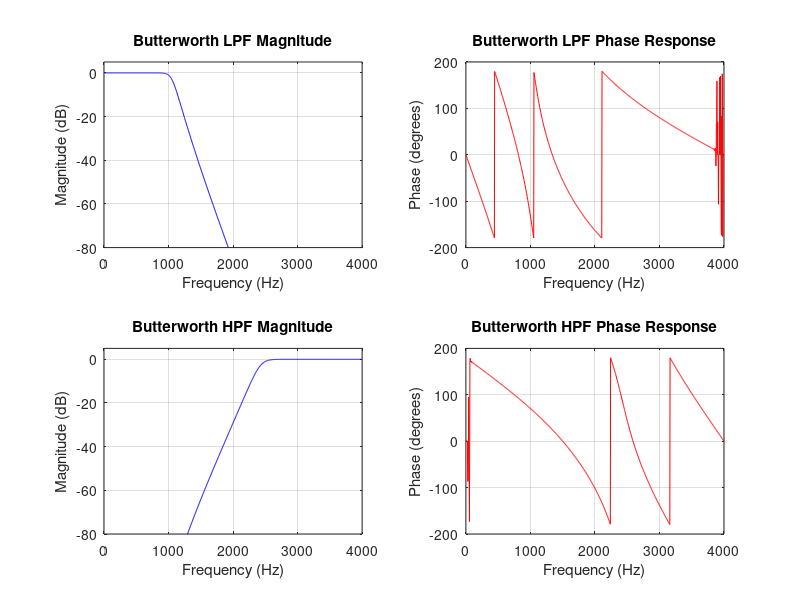

The MATLAB source for this figure:
clear;
clc;
close all;

Fs = 8000;
Ap = 1;
As = 40;

% Low Pass Filter
fp1 = 1000;
fs1 = 1500;

wp1 = fp1/(Fs/2);
ws1 = fs1/(Fs/2);

[N1,Wn1] = buttord(wp1,ws1,Ap,As);
[b1,a1] = butter(N1,Wn1,'low');

% High Pass Filter
fp2 = 2500;
fs2 = 1800;

wp2 = fp2/(Fs/2);
ws2 = fs2/(Fs/2);

[N2,Wn2] = buttord(wp2,ws2,Ap,As);
[b2,a2] = butter(N2,Wn2,'high');

% Display Results
disp('LOW PASS FILTER');
disp('Filter Order:');
disp(N1);
disp('Cutoff Frequency in Hz:');
disp(Wn1*(Fs/2));
disp('Numerator Coefficients:');
disp(b1);
disp('Denominator Coefficients:');
disp(a1);

disp('HIGH PASS FILTER');
disp('Filter Order:');
disp(N2);
disp('Cutoff Frequency in Hz:');
disp(Wn2*(Fs/2));
disp('Numerator Coefficients:');
disp(b2);
disp('Denominator Coefficients:');
disp(a2);

% Frequency Response
[H1,f1] = freqz(b1,a1,1024,Fs);
[H2,f2] = freqz(b2,a2,1024,Fs);

% Plot 1: LPF Magnitude
figure('Name','Butterworth IIR Filters');

subplot(2,2,1);
plot(f1,20*log10(abs(H1)+1e-12),'b');
grid on;
title('Butterworth LPF Magnitude');
xlabel('Frequency (Hz)');
ylabel('Magnitude (dB)');
ylim([-80 5]);

% Plot 2: LPF Phase
subplot(2,2,2);
plot(f1,angle(H1)*180/pi,'r');
grid on;
title('Butterworth LPF Phase Response');
xlabel('Frequency (Hz)');
ylabel('Phase (degrees)');

% Plot 3: HPF Magnitude
subplot(2,2,3);
plot(f2,20*log10(abs(H2)+1e-12),'b');
grid on;
title('Butterworth HPF Magnitude');
xlabel('Frequency (Hz)');
ylabel('Magnitude (dB)');
ylim([-80 5]);

% Plot 4: HPF Phase
subplot(2,2,4);
plot(f2,angle(H2)*180/pi,'r');
grid on;
title('Butterworth HPF Phase Response');
xlabel('Frequency (Hz)');
ylabel('Phase (degrees)');
